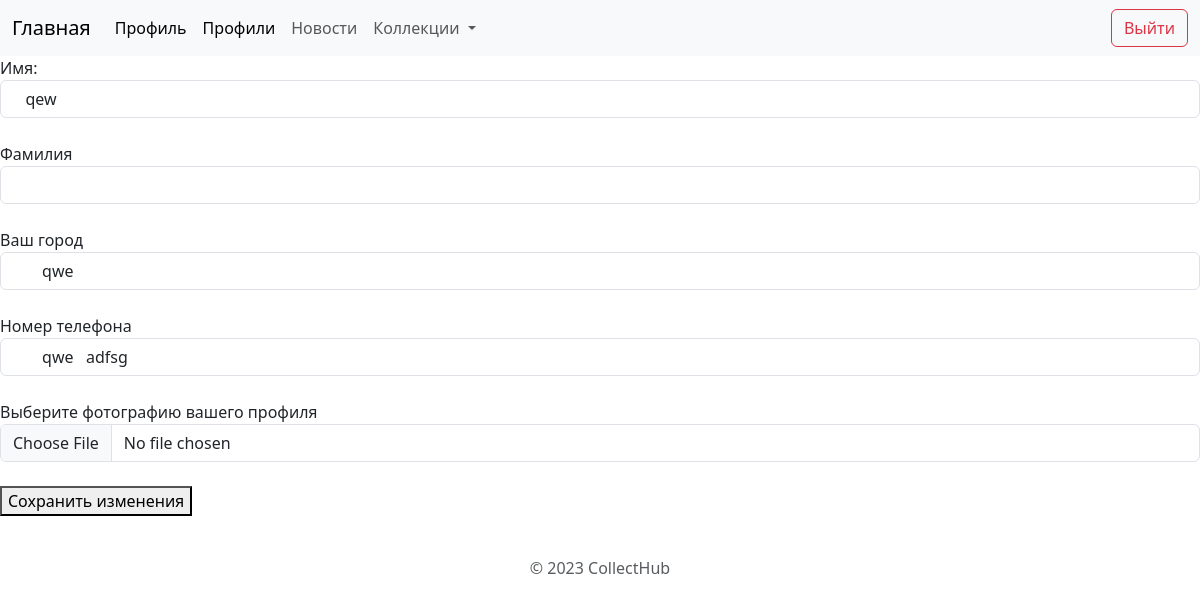
Screenshot of /profile/update (signed in) with the database file from the repository.
### profileuser/models.py (models this page shows)
class UserInfo(models.Model):
    user = models.ForeignKey(to=User, on_delete=models.CASCADE)
    first_name = models.CharField(max_length=100, null=True)
    last_name = models.CharField(max_length=100, null=True)
    user_avatar = models.ImageField(upload_to=user_directory_path, null=True)
    phonenumber = models.CharField(max_length=15, null=True)
    town = models.CharField(max_length=50, null=True)

### profileuser/views.py (the view, shortened to what this page needs)
# urls.py: path('update', views.update_profile_info, name='update_profile'),
@login_required
def update_profile_info(request: HttpRequest) -> HttpResponse:
    if request.method == 'GET':
        userinfo = get_object_or_404(UserInfo, user=request.user)
        return render(request, 'profileuser/update_profile.html', {'form': UserInfoForm, 'userinfo': userinfo})

### templates/profileuser/update_profile.html (shortened to what this page needs)
{% extends 'base.html' %}
{% block content%}
{% load static %}
<form action="" method="post" enctype="multipart/form-data">
    <div class="form-group">
        <label for="first_name">Имя:</label>
        <input type="text" name="first_name" class="form-control" id="first_name"
            value="{% if userinfo.first_name %}{{ userinfo.first_name }}{% endif %}">
    </div>
    <br>
    <div class="form-group">
        <label for="last_name">Фамилия</label>
        <input type="text" name="last_name" class="form-control" id="last_name"
            value="{% if userinfo.last_name %}{{ userinfo.last_name }}{% endif %}">
    </div>
    <br>
    <div class="form-group">
        <label for="town">Ваш город</label>
        <input type="text" name="town" class="form-control" id="town"
            value="{% if userinfo.town %}{{ userinfo.town }}{% endif %}">
    </div>
    <br>
    <div class="form-group">
        <label for="phonenumber">Номер телефона</label>
        <input type="tel" name="phonenumber" class="form-control" id="phonenumber"
            value="{% if userinfo.phonenumber %}{{ userinfo.phonenumber }}{% endif %}">
    </div>
    <br>
    <div class="form-group">
        <label for="avatar">Выберите фотографию вашего профиля</label>
        <input type="file" name="avatar_user_create" class="form-control" id="avatar">
    </div>
    <br>
    <button type="submit"> Сохранить изменения </button>
</form>
{% endblock %}

### rows the page displays
UserInfo: first_name "qew", town "qwe", phonenumber "qwe adfsg"
